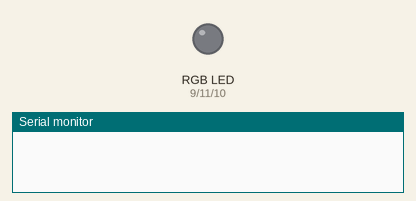
Bench run of a sketch on a simulated Arduino Uno, built with avr-gcc and run on an emulated ATmega328P. On the bench: an RGB LED mixed from three pins (HIGH = lit), the last lines printed to the serial monitor. Dim RGB values are drawn brighter than linear.

Above: at 0.15 s.
At 9.14 s:
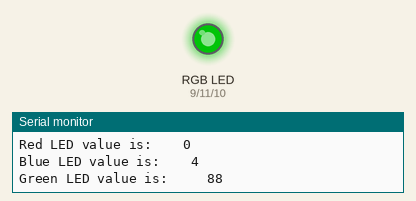
At 18.24 s:
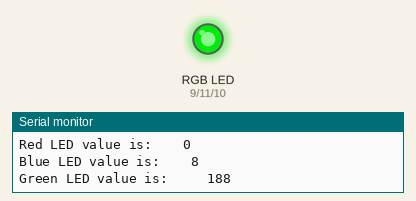
At 39.59 s:
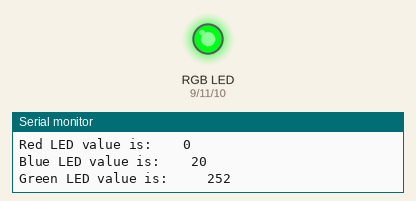
Timing chart, 0 to 40.0 s (numbered marks = the images above):
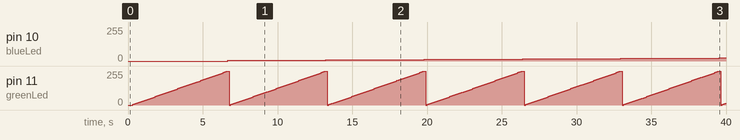

The sketch:

sketch_aug30a.ino
```cpp
int redLed = 9;                          //set redLed pin to 9
int blueLed = 10;                        //set blueLed pin to 10
int greenLed = 11;                       //set greenLed pint to 11


void setup() {
  Serial.begin(115200);                 //start the serial monitor
  pinMode(redLed, OUTPUT);              //Set the Led pins to output
  pinMode(blueLed, OUTPUT);
  pinMode(greenLed, OUTPUT);

}

void loop() {
  for(int redBright = 0; redBright<=255; redBright+=4){             //Start a for loop
     analogWrite(redLed, redBright);                           //apply a voltage to redLed pin
     delay(100);                                                 //wait for 100 millisecondse
     for(int blueBright=0; blueBright<= 255;blueBright+=4){      //Start a for loop inside another for loop
         analogWrite(blueLed, blueBright);                      //apply a voltage to redLed pin
         delay(100);                                               //wait for 100 millisecondse
         for(int greenBright=0; greenBright<=255; greenBright+=4){   //Start a for loop
     analogWrite(greenLed, greenBright);                               //apply a voltage to redLed pin
     delay(100);                                                      //wait for 100 millisecondse
     Serial.print("Red LED value is:    ");
     Serial.println(redBright);                                       //Print value of variable redBright to serial monitor
     Serial.print("Blue LED value is:    ");
    Serial.println(blueBright);                                     //Print value of variable to serial monitor
     Serial.print("Green LED value is:     ");
     Serial.println(greenBright);                                  //Print value of variable to serial monitor


         }
     }
  }

}
```

Measured:
- by itself, pin 10 (blueLed): moves from 0/255 to 24/255 over 32.9 s
- by itself, pin 11 (greenLed): ramps from 0/255 to 252/255 and jumps back, once every 6.6 s
